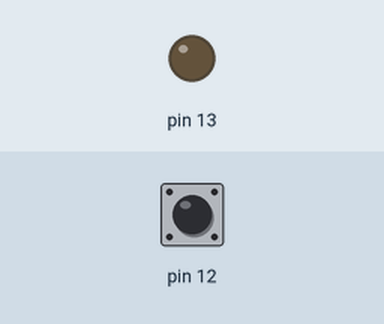
Simulated run of this sketch. Board: Arduino Uno, built with avr-gcc and run on an emulated ATmega328P. On the bench: output pins drawn as LEDs (lit = HIGH). The inputs (shaded band) are chosen by the test bench; at power-on: pin 12 HIGH.

Above: at 1.2 s.
1.3 s: pin 12 pulled LOW for 0.15 s
At 1.9 s:
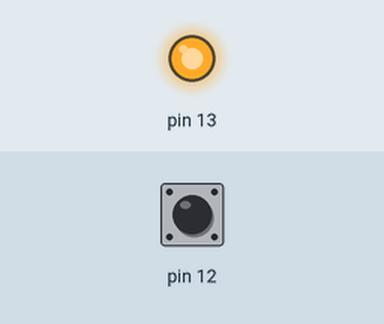
2.9 s: pin 12 pulled LOW for 1 s
At 4.4 s:
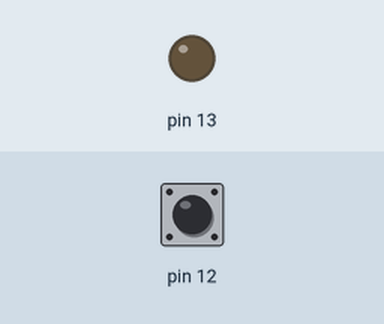
5.4 s: pin 12 pulled LOW for 3.2 s
At 9.2 s:
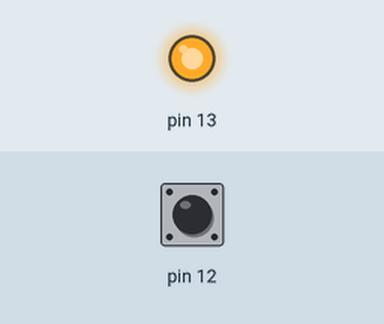
Timing chart, 0 to 10.7 s (numbered marks = the images above; inputs shaded):
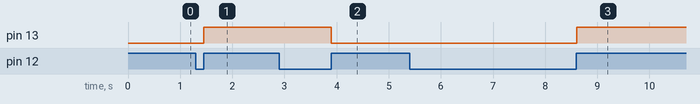

The sketch:

digital_input_pullup.ino
```cpp
#include <Arduino.h>

int isHigh = HIGH;
int wasPressed = LOW;

void setup() {
  pinMode(13, OUTPUT);
  pinMode(12, INPUT_PULLUP);
}

void loop() {
  int pressed = digitalRead(12);
  if (!wasPressed && pressed)
    isHigh = !isHigh;
  wasPressed = pressed;
  digitalWrite(13,isHigh);
  delay(50);
}
```

Measured:
- after the input at 1.3 s, pin 13: LOW → HIGH after 0.15 s
- after the input at 2.9 s, pin 13: HIGH → LOW after 1.0 s
- after the input at 5.4 s, pin 13: LOW → HIGH after 3.2 s
